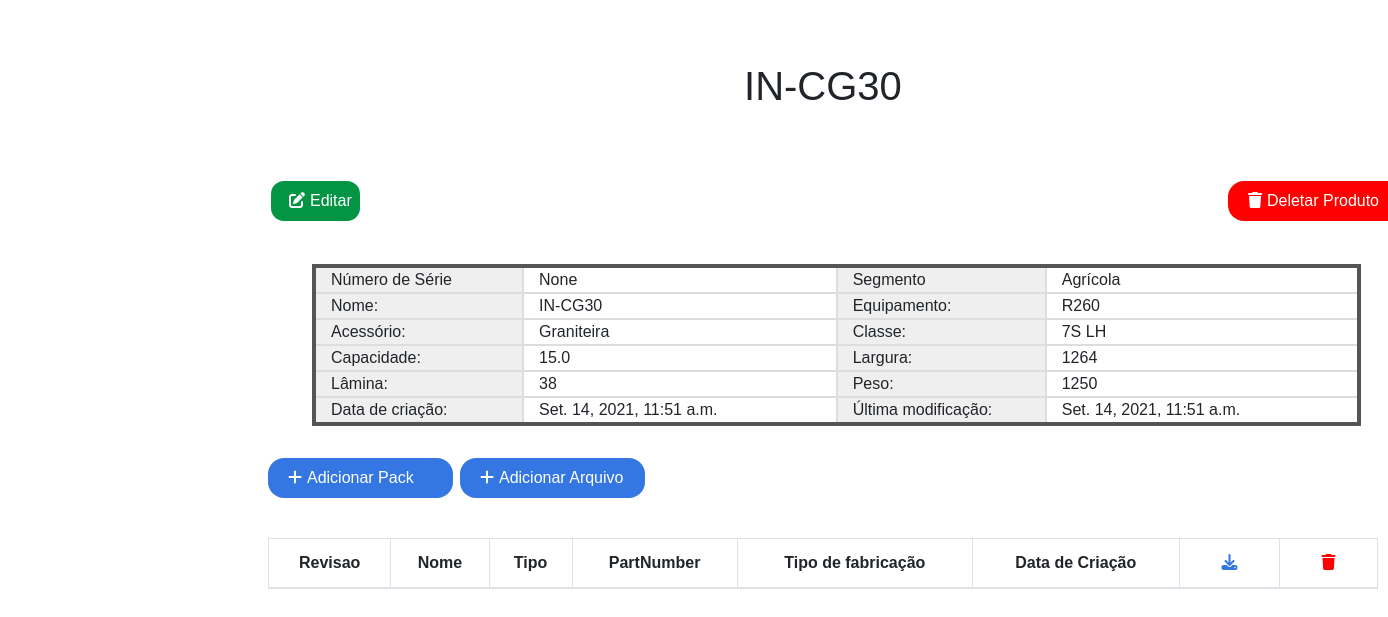
The app's page /products/product/4, older data.
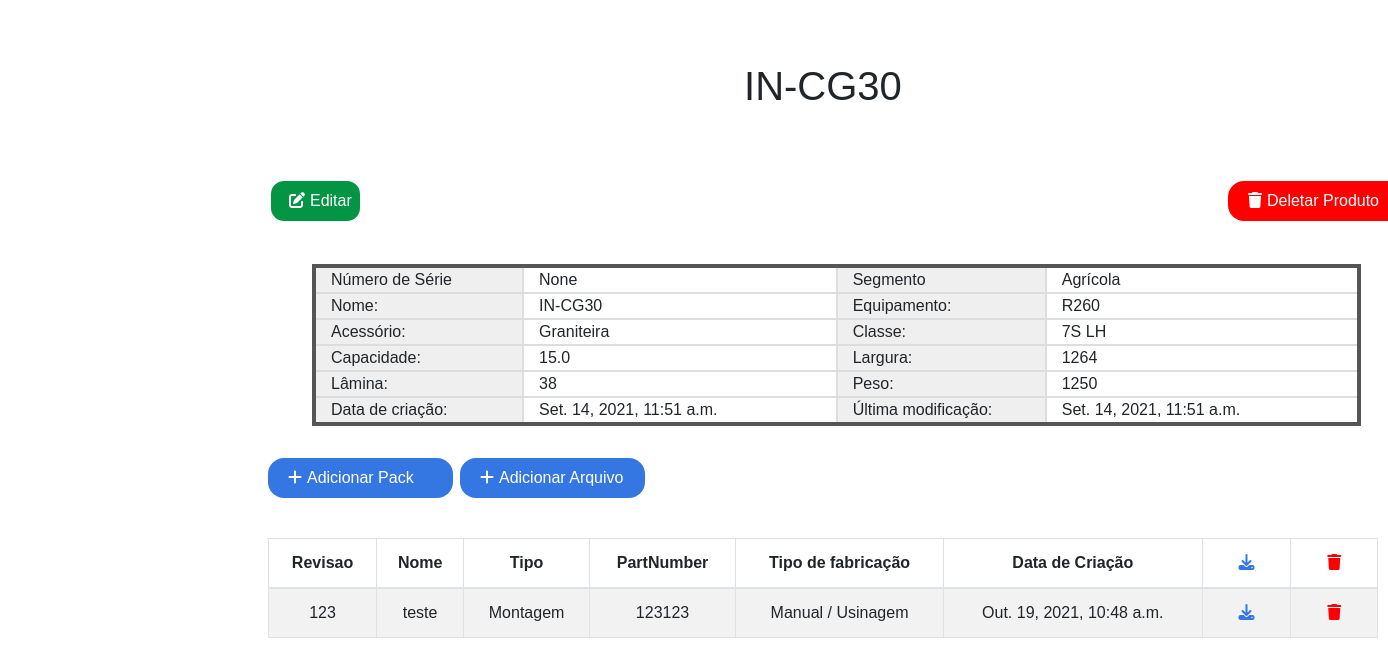
The same page, newer data.
### produtos/models.py (models this page shows, shortened)
class Item(models.Model):
    def filePath(produto, file):
        return os.path.join('produtos', produto.nome, file)
    tipoFabricacaoChoice = (
        ('Montagem Geral', 'Montagem Geral'),
        ('Montagem', 'Montagem'),
        ('Usinagem', 'Usinagem'),
        ('Soldado', 'Conjunto Soldado'),
        ('CNC', 'Corte CNC'),
        ('CNC / Dobra', 'Corte CNC com Dobra'),
        ('CNC / Usinagem', 'Corte CNC com Usinagem'),
        ('CNC / Dobra / Usinagem', 'Corte CNC com Dobra e Usinagem'),
        ('Manual', 'Corte Manual'),
        ('Manual / Dobra', 'Corte Manual com Dobra'),
        ('Manual / Usinagem', 'Corte Manual com Usinagem'),
        ('Manual / Dobra / Usinagem', 'Corte Manual com Dobra e Usinagem')
    )
    revisao = IntegerField(null=True)
    nome = CharField(max_length=30)
    tipo = CharField(max_length=8)
    partNumber = CharField(max_length=16, null=True)
    tipoFabricacao = CharField(max_length=25, choices=tipoFabricacaoChoice)
    file = models.FileField(upload_to=filePath)
    dateCriacao = DateTimeField(auto_now_add=True)
    produto = ForeignKey(Produto, null=True, on_delete=CASCADE)

### produtos/views.py (the view)
# urls.py: path('product/<int:id>', views.ViewProduct, name = 'View_Product'),
def ViewProduct(request, id):
    context = []
    items = Item.objects.all().filter(produto_id = id).order_by('-revisao')
    files = Arquivo.objects.all().filter(produto_id = id).order_by('-revisao')
    product = get_object_or_404(Produto, id = id)
    context = {
        'product': product,
        'items': items,
        'files': files,
    }
    return render(request, 'produtos/Product.html', context)

### templates/produtos/Product.html (shortened to what the changed rows need)
{% extends 'base.html' %}
{% block content %}
<div class="title-product">
    <h1>{{ product.nome }}</h1>
</div>
<div class="container table-items">
    <table class="table table-striped table-hover table-bordered">
        <thead>
            <tr>
                <th scope="col">Revisao</th>
                <th scope="col">Nome</th>
                <th scope="col">Tipo</th>
                <th scope="col">PartNumber</th>
                <th scope="col">Tipo de fabricação</th>
                <th scope="col">Data de Criação</th>
                <th scope="col">
                    <div class="col download-div">
                        <i class="fas fa-download download-button"></i>
                    </div>
                </th>
                <th scope="col">
                    <div class="col del-div">
                        <i class="fas fa-trash del-button"></i>
                    </div>
                </th>
            </tr>
        </thead>
        <tbody>
            {% for item in items %}
                <tr scope="row">
                    <td>
                        {{ item.revisao }}
                    </td>
                    <td>
                        {{ item.nome }}
                    </td>
                    <td>
                        {{ item.tipo }}
                    </td>
                    <td>
                        {{ item.partNumber }}
                    </td>
                    <td>
                        {{ item.tipoFabricacao }}
                    </td>
                    <td>
                        {{ item.dateCriacao }}
                    </td>
                    <td>
                        <a href="#" class="download-item" download="{{ item.nome }}">
                            <div class="col download-item-div">
                                <i class="fas fa-download download-button"></i>
                            </div>
                        </a>
                    </td>
                    <td>
                        <a href="{% url 'products:Delete_Item' item.id %}" class="del-item">
                            <div class="col del-item-div">
                                <i class="fas fa-trash del-item-button"></i>
                            </div>
                        </a>
                    </td>
                </tr>
            {% endfor %}
        </tbody>
    </table>
</div>
{% endblock %}

Row changes from the older to the newer data that the page shows:
added Item: revisao "123", nome "teste", tipo "Montagem", partNumber "123123", tipoFabricacao "Manual / Usinagem", dateCriacao "Out. 19, 2021, 10:48 a.m."
